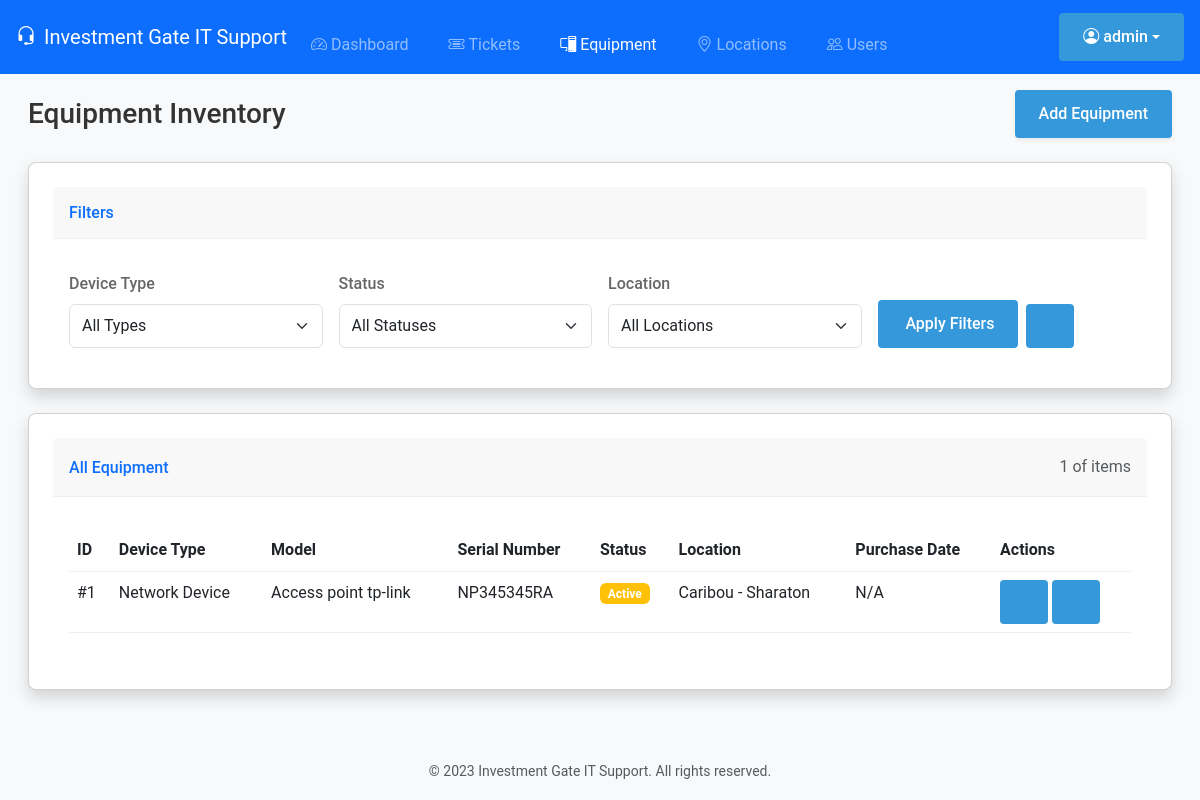
The page /equipment (signed in) on the database its author committed.
### tables this page shows
CREATE TABLE users (
    id INTEGER PRIMARY KEY AUTOINCREMENT,
    username TEXT UNIQUE NOT NULL,
    password TEXT NOT NULL,
    full_name TEXT NOT NULL,
    email TEXT UNIQUE NOT NULL,
    role TEXT NOT NULL DEFAULT 'user',
    created_at TIMESTAMP DEFAULT CURRENT_TIMESTAMP
);

CREATE TABLE equipment (
    id INTEGER PRIMARY KEY AUTOINCREMENT,
    device_type TEXT NOT NULL,
    model TEXT NOT NULL,
    serial_number TEXT UNIQUE NOT NULL,
    location_id INTEGER,
    ip_address TEXT,
    status TEXT NOT NULL DEFAULT 'Active',
    installation_date DATE,
    notes TEXT,
    created_at TIMESTAMP DEFAULT CURRENT_TIMESTAMP,
    FOREIGN KEY (location_id) REFERENCES locations (id)
);

CREATE TABLE locations (
    id INTEGER PRIMARY KEY AUTOINCREMENT,
    name TEXT NOT NULL,
    address TEXT NOT NULL,
    contact_person TEXT NOT NULL,
    contact_phone TEXT NOT NULL,
    anydesk_id TEXT,
    created_at TIMESTAMP DEFAULT CURRENT_TIMESTAMP
);

### application.py (the view)
@app.route('/equipment')
@login_required
def equipment():
    device_type = request.args.get('device_type', '')
    status = request.args.get('status', '')
    location_id = request.args.get('location_id', '')
    per_page = 10
    page = request.args.get('page', 1, type=int)
    conn = get_db_connection()
    base_query = 'FROM equipment e LEFT JOIN locations l ON e.location_id = l.id'
    conditions = []
    params = []
    if device_type:
        conditions.append('e.device_type = ?')
        params.append(device_type)
    if status:
        conditions.append('e.status = ?')
        params.append(status.lower())  # Ensure status is lowercase
    if location_id and location_id.isdigit():
        conditions.append('e.location_id = ?')
        params.append(int(location_id))
    where_clause = ' WHERE ' + ' AND '.join(conditions) if conditions else ''
    count_query = 'SELECT COUNT(*) as count ' + base_query + where_clause
    total_equipment = conn.execute(count_query, params).fetchone()['count']
    total_pages = (total_equipment + per_page - 1) // per_page if total_equipment > 0 else 1
    if page < 1:
        page = 1
    elif page > total_pages and total_pages > 0:
        page = total_pages
    offset = (page - 1) * per_page
    query = f'''
        SELECT e.*, l.name as location_name
        {base_query}
        {where_clause}
        ORDER BY e.id DESC
        LIMIT ? OFFSET ?
    '''
    equipment_list = conn.execute(query, params + [per_page, offset]).fetchall()
    device_types = conn.execute('SELECT DISTINCT device_type FROM equipment ORDER BY device_type').fetchall()
    statuses = conn.execute('SELECT DISTINCT status FROM equipment ORDER BY status').fetchall()
    locations = conn.execute('SELECT id, name FROM locations ORDER BY name').fetchall()
    conn.close()
    current_filters = {
        'device_type': device_type,
        'status': status,
        'location_id': location_id
    }
    return render_template('equipment.html',
                         equipment_list=equipment_list,
                         current_page=page,
                         total_pages=total_pages,
                         total_equipment=total_equipment,
                         device_types=device_types,
                         statuses=statuses,
                         locations=locations,
                         current_filters=current_filters)

### application.py (called while the page is built)
@login_manager.user_loader
def load_user(user_id):
    conn = get_db_connection()
    user = conn.execute('SELECT * FROM users WHERE id = ?', (user_id,)).fetchone()
    conn.close()
    if not user:
        return None
    return User(user['id'], user['username'], user['role'])

def get_db_connection():
    conn = sqlite3.connect('database.db')
    conn.row_factory = sqlite3.Row
    conn.execute('PRAGMA busy_timeout = 5000')  # 5 second timeout
    return conn

### templates/equipment.html (shortened to what this page needs)
{% extends "base.html" %}
{% block content %}
<div class="container-fluid">
    <div class="d-sm-flex align-items-center justify-content-between mb-4">
        <h1 class="h3 mb-0 text-gray-800">Equipment Inventory</h1>
        <a href="{{ url_for('add_equipment') }}" class="d-none d-sm-inline-block btn btn-sm btn-primary shadow-sm">
             Add Equipment
        </a>
    </div>
    <div class="card shadow mb-4">
        <div class="card-header py-3">
            <h6 class="m-0 font-weight-bold text-primary">Filters</h6>
        </div>
        <div class="card-body">
            <form method="get" class="row g-3">
                <div class="col-md-3">
                    <label for="device_type" class="form-label">Device Type</label>
                    <select class="form-select" id="device_type" name="device_type">
                        <option value="">All Types</option>
                    </select>
                </div>
                <div class="col-md-3">
                    <label for="status" class="form-label">Status</label>
                    <select class="form-select" id="status" name="status">
                        <option value="">All Statuses</option>
                    </select>
                </div>
                <div class="col-md-3">
                    <label for="location_id" class="form-label">Location</label>
                    <select class="form-select" id="location_id" name="location_id">
                        <option value="">All Locations</option>
                    </select>
                </div>
                <div class="col-md-3 d-flex align-items-end">
                    <button type="submit" class="btn btn-primary me-2">
                         Apply Filters
                    </button>
                    <a href="{{ url_for('equipment') }}" class="btn btn-outline-secondary">
                    </a>
                </div>
            </form>
        </div>
    </div>
    <div class="card shadow mb-4">
        <div class="card-header py-3 d-flex justify-content-between align-items-center">
            <h6 class="m-0 font-weight-bold text-primary">All Equipment</h6>
            <span class="text-muted">{{ equipment_list|length }} of {{ total_items }} items</span>
        </div>
        <div class="card-body">
            <div class="table-responsive">
                <table class="table table-hover">
                    <thead>
                        <tr>
                            <th>ID</th>
                            <th>Device Type</th>
                            <th>Model</th>
                            <th>Serial Number</th>
                            <th>Status</th>
                            <th>Location</th>
                            <th>Purchase Date</th>
                            <th>Actions</th>
                        </tr>
                    </thead>
                    <tbody>
                        {% for item in equipment_list %}
                        <tr>
                            <td>#{{ item.id }}</td>
                            <td>{{ item.device_type }}</td>
                            <td>{{ item.model or 'N/A' }}</td>
                            <td>{{ item.serial_number or 'N/A' }}</td>
                            <td>
                                <span class="badge bg-{{ 'success' if item.status == 'active' else 'secondary' if item.status == 'inactive' else 'warning' }}">
                                    {{ item.status|title }}
                                </span>
                            </td>
                            <td>{{ item.location_name or 'Unassigned' }}</td>
                            <td>{{ item.purchase_date|datetimeformat('%b %d, %Y') if item.purchase_date else 'N/A' }}</td>
                            <td>
                                <a href="{{ url_for('view_equipment', equipment_id=item.id) }}"
                                   class="btn btn-sm btn-outline-primary"
                                   title="View">
                                </a>
                                <a href="{{ url_for('edit_equipment', equipment_id=item.id) }}"
                                   class="btn btn-sm btn-outline-secondary"
                                   title="Edit">
                                </a>
                            </td>
                        </tr>
                        {% endfor %}
                    </tbody>
                </table>
            </div>
        </div>
    </div>
</div>
{% endblock %}

### templates/base.html (shortened to what this page needs)
<!DOCTYPE html>
<html lang="en">
<head>
    <link href="https://cdn.jsdelivr.net/npm/bootstrap@5.3.0/dist/css/bootstrap.min.css" rel="stylesheet">
    <link rel="stylesheet" href="https://cdn.jsdelivr.net/npm/bootstrap-icons@1.11.0/font/bootstrap-icons.css">
    <link rel="stylesheet" href="{{ url_for('static', filename='css/styles.css') }}">
</head>
<body>
    {% if not hide_nav %}
    <nav class="navbar navbar-expand-lg navbar-dark bg-primary py-2">
        <div class="container-fluid px-2 px-sm-3">
            <a class="navbar-brand d-flex align-items-center" href="{{ url_for('index') }}">
                <i class="bi bi-headset me-2"></i>
                <span class="d-none d-sm-inline">Investment Gate IT Support</span>
            </a>
            <div class="collapse navbar-collapse" id="navbarNav">
                <ul class="navbar-nav me-auto mb-2 mb-lg-0">
                    <li class="nav-item">
                        <a class="nav-link {% if request.endpoint == 'dashboard' %}active{% endif %}"
                           href="{{ url_for('dashboard') }}">
                            <i class="bi bi-speedometer2 me-1"></i>Dashboard
                        </a>
                    </li>
                    <li class="nav-item">
                        <a class="nav-link {% if request.endpoint == 'tickets' %}active{% endif %}"
                           href="{{ url_for('tickets') }}">
                            <i class="bi bi-ticket-detailed me-1"></i>Tickets
                        </a>
                    </li>
                    {% if current_user.role != 'opentickets' %}
                    <li class="nav-item">
                        <a class="nav-link {% if request.endpoint == 'equipment' %}active{% endif %}"
                           href="{{ url_for('equipment') }}">
                            <i class="bi bi-pc-display me-1"></i>Equipment
                        </a>
                    </li>
                    <li class="nav-item">
                        <a class="nav-link {% if request.endpoint == 'locations' %}active{% endif %}"
                           href="{{ url_for('locations') }}">
                            <i class="bi bi-geo-alt me-1"></i>Locations
                        </a>
                    </li>
                    {% endif %}
                    {% if current_user.is_authenticated and current_user.role == 'admin' %}
                    <li class="nav-item">
                        <a class="nav-link {% if request.endpoint == 'users' %}active{% endif %}"
                           href="{{ url_for('users') }}">
                            <i class="bi bi-people me-1"></i>Users
                        </a>
                    </li>
                    {% endif %}
                </ul>
                <div class="d-flex align-items-center">
                    {% if current_user.is_authenticated %}
                        <div class="dropdown">
                            <button class="btn btn-outline-light dropdown-toggle d-flex align-items-center" type="button"
                                    id="userDropdown" data-bs-toggle="dropdown" aria-expanded="false">
                                <i class="bi bi-person-circle me-1"></i>
                                <span class="d-none d-sm-inline">{{ current_user.username }}</span>
                            </button>
                        </div>
                    {% else %}
                        <a href="{{ url_for('login') }}" class="btn btn-outline-light me-2">
                            <i class="bi bi-box-arrow-in-right me-1"></i>
                            <span class="d-none d-sm-inline">Login</span>
                        </a>
                    {% endif %}
                </div>
            </div>
        </div>
    </nav>
    {% endif %}
    <main class="container-fluid py-3 px-2 px-md-3">
        {% block content %}{% endblock %}
    </main>
    <footer class="bg-light py-2 py-md-3 mt-auto">
        <div class="container-fluid text-center">
            <span class="text-muted small">© 2023 Investment Gate IT Support. All rights reserved.</span>
        </div>
    </footer>
</body>
</html>

### static/css/styles.css (style rules this page uses)
:root { --primary: #2c3e50; --secondary: #3498db; --accent: #e74c3c; --light: #ecf0f1; --dark: #2c3e50; --success: #2ecc71; --warning: #f39c12; --danger: #e74c3c; --gray: #95a5a6; --light-gray: #f5f5f5; }
* { margin: 0; padding: 0; box-sizing: border-box; }
body { font-family: 'Roboto', sans-serif; background-color: #f8f9fa; color: #333; line-height: 1.6; height: 100vh; display: flex; flex-direction: column; }
nav ul { display: flex; list-style: none; margin-top: 1rem; }
nav ul li { margin-right: 1.5rem; }
nav ul li a { color: white; text-decoration: none; font-weight: 500; padding: 0.5rem; border-radius: 4px; transition: background 0.3s; }
.card { background: white; border-radius: 8px; box-shadow: 0 2px 10px rgba(0, 0, 0, 0.1); padding: 1.5rem; }
.card-header { display: flex; justify-content: space-between; align-items: center; margin-bottom: 1rem; padding-bottom: 0.75rem; border-bottom: 1px solid #eee; }
.card-body { color: #666; }
.btn { display: inline-block; padding: 0.75rem 1.5rem; background: var(--secondary); color: white; border: none; border-radius: 4px; cursor: pointer; font-weight: 500; text-align: center; text-decoration: none; transition: all 0.3s; font-size: 1rem; }
table { width: 100%; border-collapse: collapse; margin-bottom: 1.5rem; }
th, td { padding: 1rem; text-align: left; border-bottom: 1px solid #eee; }
th { background: #f8f9fa; font-weight: 600; color: var(--dark); }
footer { background: var(--dark); color: white; padding: 1.5rem 0; margin-top: 2rem; }
.text-center { text-align: center; }
.mb-2 { margin-bottom: 1rem; }
.mb-4 { margin-bottom: 2rem; }

### templates/base.html (style rules this page uses)
html { font-size: 16px; }
body { -webkit-text-size-adjust: 100%; -webkit-tap-highlight-color: transparent; -webkit-font-smoothing: antialiased; -moz-osx-font-smoothing: grayscale; }
.btn, .form-control, .form-select { min-height: 44px; }
.table-responsive { -webkit-overflow-scrolling: touch; }
.form-label { margin-bottom: 0.5rem; font-weight: 500; }
.card { border-radius: 0.5rem; overflow: hidden; box-shadow: 0 0.125rem 0.25rem rgba(0, 0, 0, 0.075); }
.card-header { padding: 0.75rem 1rem; }

### rows shown on the page
users: username "admin"
equipment: id "1", device_type "Network Device", model "Access point tp-link", serial_number "NP345345RA", status "Active", name "Caribou - Sharaton", purchase_date "N/A"

### other values the page prints
{{ equipment_list|length }} "1"
